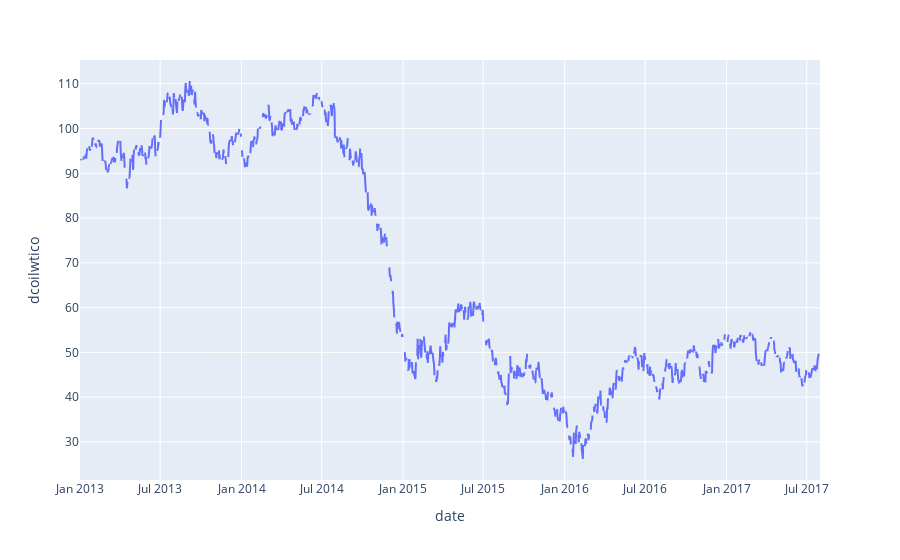

Notebook code cell kept with this figure:
### Markdown cell above
## oil

### Code cell
oil = (train[['date']].merge(pd.read_csv('oil.csv', engine='pyarrow', parse_dates=['date']), 
                             on='date', 
                             how='left')
                      .drop_duplicates())
px.line(data_frame=oil, x='date', y='dcoilwtico')

### Figure 1 — Plotly figure (JSON) as saved in the notebook; plotly's stock layout.template omitted (floating-point values rounded to 4 significant figures; data arrays with more than 128 entries replaced by an {"elided": "..."} marker saying what was removed)
{"data": [{"hovertemplate": "date=%{x}<br>dcoilwtico=%{y}<extra></extra>", "legendgroup": "", "line": {"color": "#636efa", "dash": "solid"}, "marker": {"symbol": "circle"}, "mode": "lines", "name": "", "showlegend": false, "type": "scattergl", "x": {"elided": "1669 str values"}, "xaxis": "x", "y": {"elided": "1669 float values"}, "yaxis": "y"}], "layout": {"legend": {"tracegroupgap": 0}, "margin": {"t": 60}, "xaxis": {"anchor": "y", "domain": [0, 1], "title": {"text": "date"}}, "yaxis": {"anchor": "x", "domain": [0, 1], "title": {"text": "dcoilwtico"}}}}
